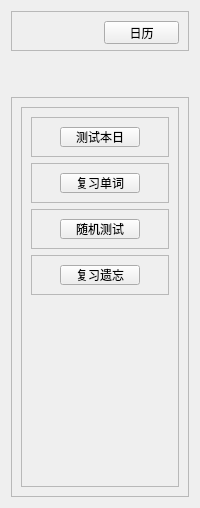
            <widget class="QWidget" name="exam_main">
             <layout class="QGridLayout" name="gridLayout">
              <item row="1" column="0">
               <widget class="QFrame" name="frame">
                <property name="maximumSize">
                 <size>
                  <width>16777215</width>
                  <height>40</height>
                 </size>
                </property>
                <property name="frameShape">
                 <enum>QFrame::StyledPanel</enum>
                </property>
                <property name="frameShadow">
                 <enum>QFrame::Raised</enum>
                </property>
                <layout class="QHBoxLayout" name="horizontalLayout_4">
                 <item>
                  <spacer name="horizontalSpacer_2">
                   <property name="orientation">
                    <enum>Qt::Horizontal</enum>
                   </property>
                   <property name="sizeHint" stdset="0">
                    <size>
                     <width>40</width>
                     <height>20</height>
                    </size>
                   </property>
                  </spacer>
                 </item>
                 <item>
                  <widget class="QPushButton" name="change_calendar">
                   <property name="minimumSize">
                    <size>
                     <width>75</width>
                     <height>23</height>
                    </size>
                   </property>
                   <property name="maximumSize">
                    <size>
                     <width>75</width>
                     <height>23</height>
                    </size>
                   </property>
                   <property name="text">
                    <string>日历</string>
                   </property>
                  </widget>
                 </item>
                </layout>
               </widget>
              </item>
              <item row="2" column="0">
               <spacer name="verticalSpacer_14">
                <property name="orientation">
                 <enum>Qt::Vertical</enum>
                </property>
                <property name="sizeType">
                 <enum>QSizePolicy::Expanding</enum>
                </property>
                <property name="sizeHint" stdset="0">
                 <size>
                  <width>20</width>
                  <height>40</height>
                 </size>
                </property>
               </spacer>
              </item>
              <item row="3" column="0">
               <widget class="QFrame" name="frame_10">
                <property name="minimumSize">
                 <size>
                  <width>0</width>
                  <height>400</height>
                 </size>
                </property>
                <property name="layoutDirection">
                 <enum>Qt::LeftToRight</enum>
                </property>
                <property name="frameShape">
                 <enum>QFrame::StyledPanel</enum>
                </property>
                <property name="frameShadow">
                 <enum>QFrame::Raised</enum>
                </property>
                <layout class="QVBoxLayout" name="verticalLayout_23">
                 <item>
                  <widget class="QFrame" name="frame_15">
                   <property name="frameShape">
                    <enum>QFrame::StyledPanel</enum>
                   </property>
                   <property name="frameShadow">
                    <enum>QFrame::Raised</enum>
                   </property>
                   <layout class="QVBoxLayout" name="verticalLayout_24">
                    <item>
                     <widget class="QFrame" name="frame_exam_today">
                      <property name="frameShape">
                       <enum>QFrame::StyledPanel</enum>
                      </property>
                      <property name="frameShadow">
                       <enum>QFrame::Raised</enum>
                      </property>
                      <layout class="QHBoxLayout" name="horizontalLayout_21">
                       <item>
                        <widget class="QPushButton" name="exam_today_button">
                         <property name="maximumSize">
                          <size>
                           <width>80</width>
                           <height>20</height>
                          </size>
                         </property>
                         <property name="text">
                          <string>测试本日</string>
                         </property>
                        </widget>
                       </item>
                      </layout>
                     </widget>
                    </item>
                    <item>
                     <widget class="QFrame" name="frame_review_words">
                      <property name="frameShape">
                       <enum>QFrame::StyledPanel</enum>
                      </property>
                      <property name="frameShadow">
                       <enum>QFrame::Raised</enum>
                      </property>
                      <layout class="QHBoxLayout" name="horizontalLayout_19">
                       <item>
                        <widget class="QPushButton" name="review_words_button">
                         <property name="sizePolicy">
                          <sizepolicy hsizetype="Minimum" vsizetype="Fixed">
                           <horstretch>0</horstretch>
                           <verstretch>0</verstretch>
                          </sizepolicy>
                         </property>
                         <property name="maximumSize">
                          <size>
                           <width>80</width>
                           <height>20</height>
                          </size>
                         </property>
                         <property name="layoutDirection">
                          <enum>Qt::LeftToRight</enum>
                         </property>
                         <property name="text">
                          <string>复习单词</string>
                         </property>
                         <property name="autoDefault">
                          <bool>false</bool>
                         </property>
                         <property name="flat">
                          <bool>false</bool>
                         </property>
                        </widget>
                       </item>
                      </layout>
                     </widget>
                    </item>
                    <item>
                     <widget class="QFrame" name="frame_radom_exam">
                      <property name="frameShape">
                       <enum>QFrame::StyledPanel</enum>
                      </property>
                      <property name="frameShadow">
                       <enum>QFrame::Raised</enum>
                      </property>
                      <layout class="QHBoxLayout" name="horizontalLayout_20">
                       <item>
                        <widget class="QPushButton" name="radom_exam_button">
                         <property name="maximumSize">
                          <size>
                           <width>80</width>
                           <height>20</height>
                          </size>
                         </property>
                         <property name="text">
                          <string>随机测试</string>
                         </property>
                        </widget>
                       </item>
                      </layout>
                     </widget>
                    </item>
                    <item>
                     <widget class="QFrame" name="frame_review_Forgotten">
                      <property name="frameShape">
                       <enum>QFrame::StyledPanel</enum>
                      </property>
                      <property name="frameShadow">
                       <enum>QFrame::Raised</enum>
                      </property>
                      <layout class="QHBoxLayout" name="horizontalLayout_22">
                       <item>
                        <widget class="QPushButton" name="review_Forgotten_button">
                         <property name="maximumSize">
                          <size>
                           <width>80</width>
                           <height>20</height>
                          </size>
                         </property>
                         <property name="text">
                          <string>复习遗忘</string>
                         </property>
                        </widget>
                       </item>
                      </layout>
                     </widget>
                    </item>
                    <item>
                     <spacer name="verticalSpacer_16">
                      <property name="orientation">
                       <enum>Qt::Vertical</enum>
                      </property>
                      <property name="sizeHint" stdset="0">
                       <size>
                        <width>20</width>
                        <height>40</height>
                       </size>
                      </property>
                     </spacer>
                    </item>
                   </layout>
                  </widget>
                 </item>
                </layout>
               </widget>
              </item>
             </layout>
            </widget>
